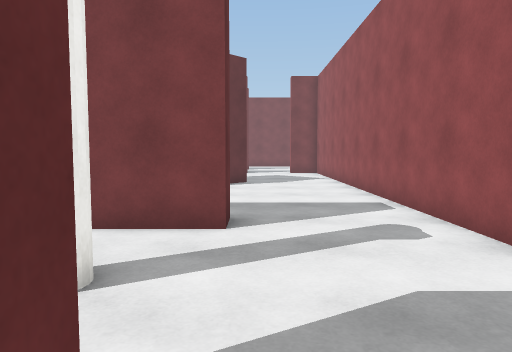
view 1 (above)

24 first-person views from a walk through a Unity game level. The camera is 1.3 m above the floor, tilts 4° down and sees 70° across. The floor is counted in squares, 1 m on a side. Each view is taken from the middle of a square. On the plan, view 1 faces up. The plan holds only what a view shows up to about 15 squares ahead; the rest is blank. Surface patterns are stand-ins for the level's own textures.

view 2
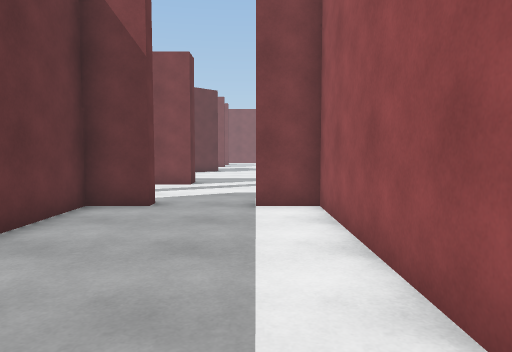

view 3
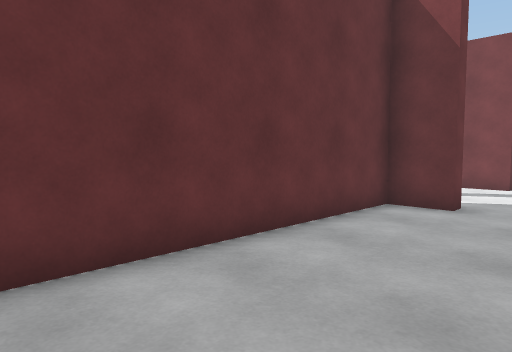

view 4
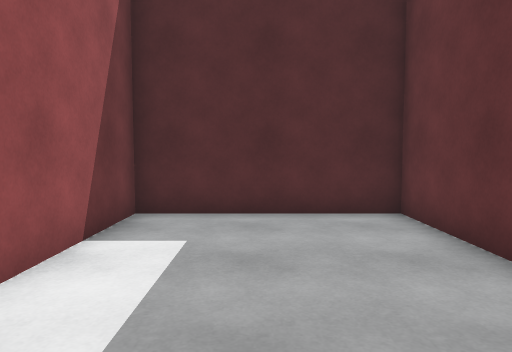

view 5
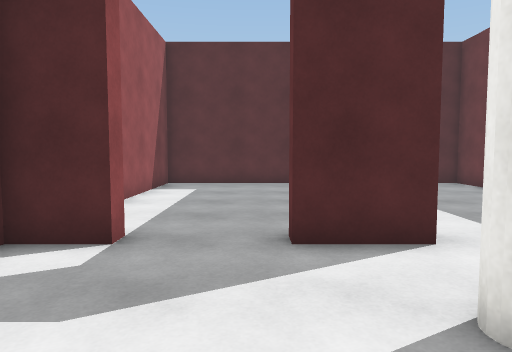

view 6
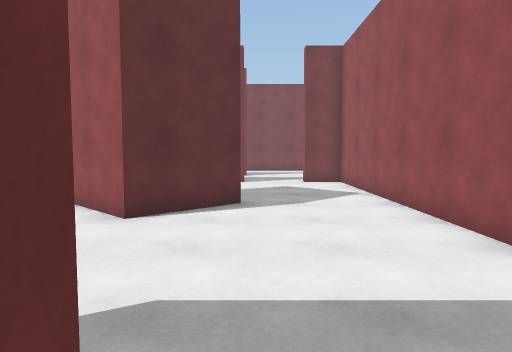

view 7
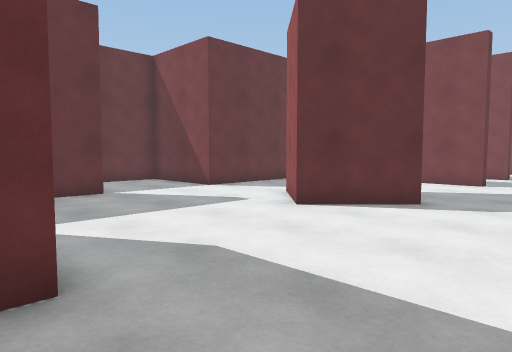

view 8
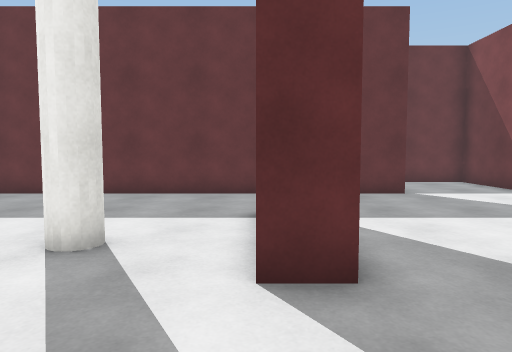

view 9
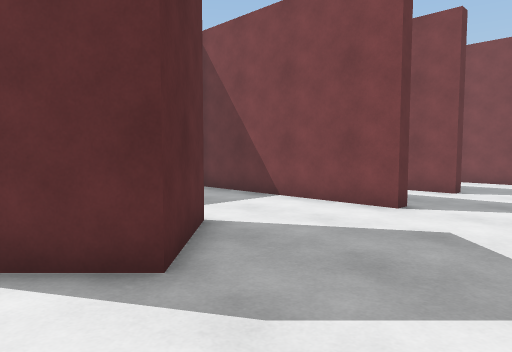

view 10
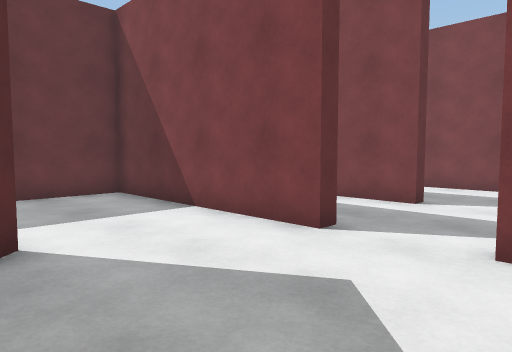

view 11
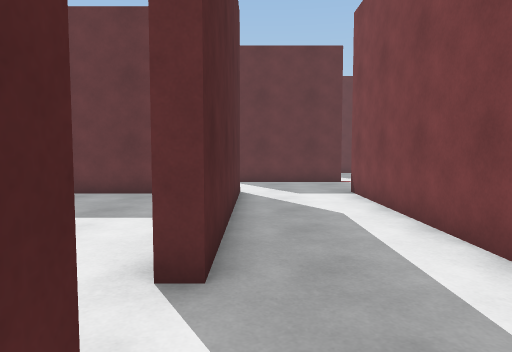

view 12
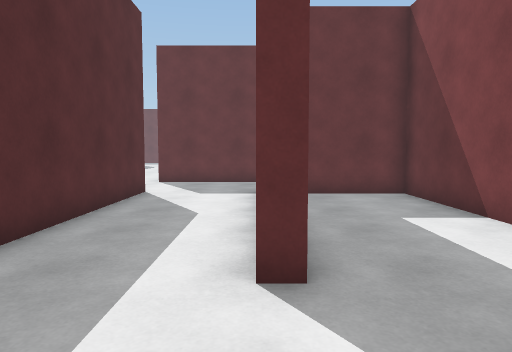

view 13
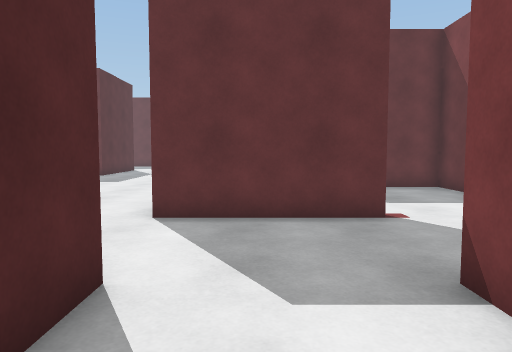

view 14
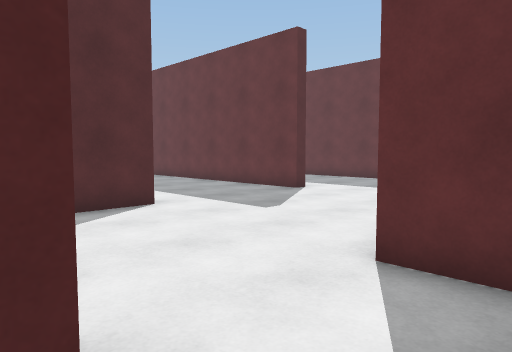

view 15
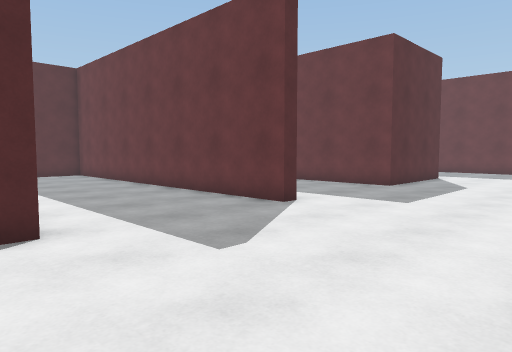

view 16
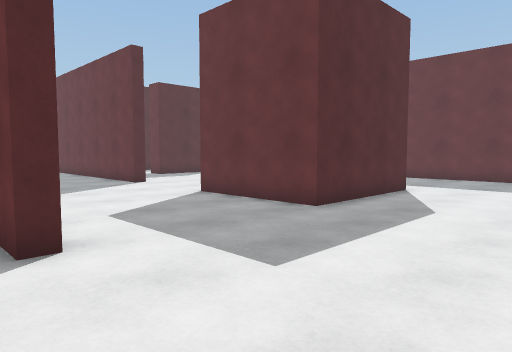

view 17
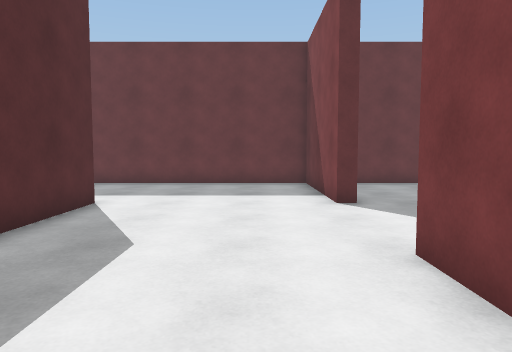

view 18
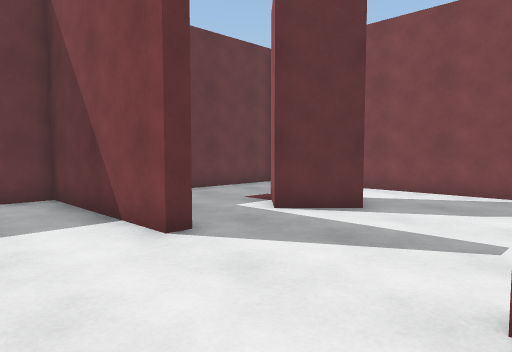

view 19
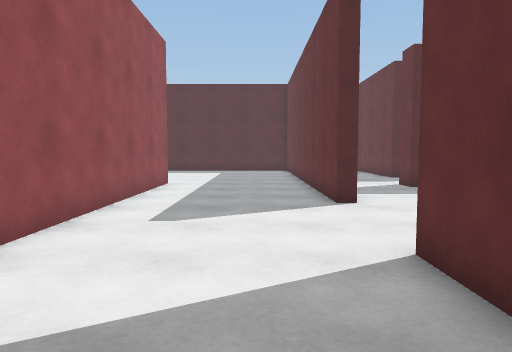

view 20
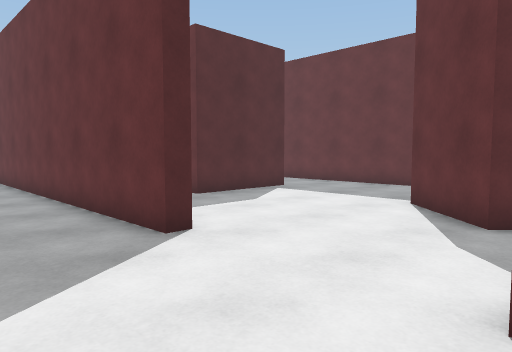

view 21
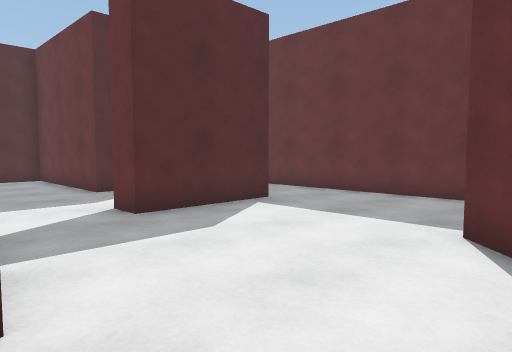

view 22
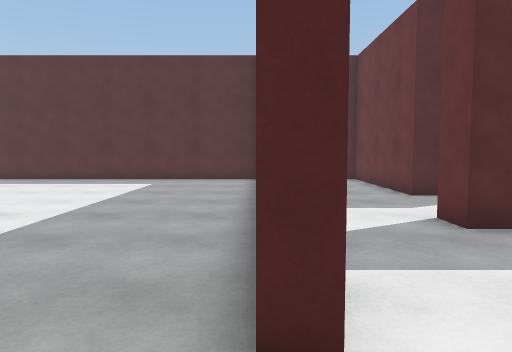

view 23
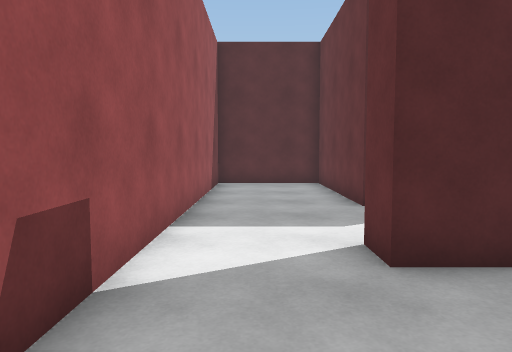

view 24
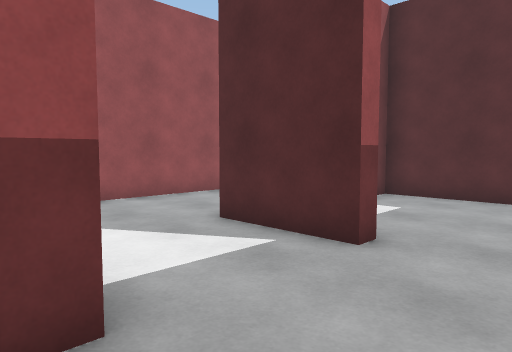

### Floor plan
Points are (right, up) in squares from view 1. A wall is a line through its corners. A room is listed if a view was taken in it or the views show most of it. See-through windows are left out.
Room 1 (views 1, 2, 3, 4)
walls: (-0.5, 1) (-0.5, 0.5) (-2, 0.5) (-2, -8.5) (3.5, -8.5) (3.5, 0.5) (2, 0.5) (2, 1)
ways out: opening at (0.5, 1) to room 2
Room 2 (views 5, 6, 7, 8, 9, 10, 11, 12, 13, 14, 15, 16, 17, 18, 19, 20, 21, 22, 23, 24)
walls: (-18.6, 15) (-18, 15) (-18, 6.8); (-12.6, 15) (-10.6, 15); (-8, 10.6) (-8, 9.1); (-8, 6) (-8, 1.4); (-24.6, 6) (-24, 6) (-24, -6.1); (-18.5, 0.5) (-18.5, 10.1); (-22.8, 21) (-24.5, 21); (-28.2, 9.8) (-27.9, 9.5) (-30, 7.4); (-8.6, 21.5) (-0.5, 21.5) (-0.5, 21) (-8, 21) (-8, 14.5) (-12, 14.5) (-12, 12.1); (-29.1, 15) (-24, 15) (-24, 10.5); (-8, -0.4) (-8, -1.8); (-2.5, 17.1) (-0.4, 15) (-2.5, 12.9) (-4.4, 14.8); (-12, 25.6) (-12, 21); (-0.5, 7.1) (-0.5, 6) (-2.8, 6); (-2.6, 1) (-0.5, 1); (-29, 21.6) (-29, 21) (-34.5, 21) (-34.5, 12.5); (-31.6, 2) (-27.5, 2) (-27.5, 1); (-31.5, 0.9) (-31.5, 1.6); (-16.4, 29.5) (-18, 29.5) (-18, 27.6); (-28, 25.6) (-29.5, 24.1) (-30.8, 25.4); (-34.5, 6.2) (-34.5, -0.9); (-8, -6.8) (-8, -8.5) (-7.2, -8.5); (3.5, 4.9) (3.5, 21) (2, 21); (2, 1) (3.5, 1); (-31.5, -3.1) (-31.5, -2.5) (-28.5, -2.5) (-28.5, -8.5) (-24.5, -8.5) (-24.5, 4); (-26, 29.5) (-30.4, 29.5); (-0.5, 25.6) (-0.5, 25) (-8.5, 25); (0.4, 29.5) (-8, 29.5) (-8, 26.5); (-32.2, -8.5) (-29, -8.5) (-29, -8); (-34.5, 28.9) (-34.5, 23)
ways out: opening at (0.5, 1) to room 1

Positions as (right, up) in squares from view 1, and headings:
1: (0, 0), facing up
2: (2, -8), facing up
3: (2, -8), facing up-left
4: (1, -1), facing down
5: (0, 6), facing down
6: (0, 6), facing up
7: (3, 6), facing up-left
8: (3, 6), facing left
9: (3, 13), facing up-left
10: (3, 16), facing up-left
11: (3, 22), facing left
12: (3, 25), facing left
13: (-5, 23), facing left
14: (-8, 23), facing down-left
15: (-11, 21), facing down-left
16: (-17, 20), facing down-left
17: (-20, 19), facing left
18: (-24, 18), facing up-left
19: (-22, 15), facing down
20: (-21, 11), facing down-left
21: (-24, 9), facing down-left
22: (-24, 8), facing down
23: (-26, 6), facing down
24: (-34, 2), facing down-right
